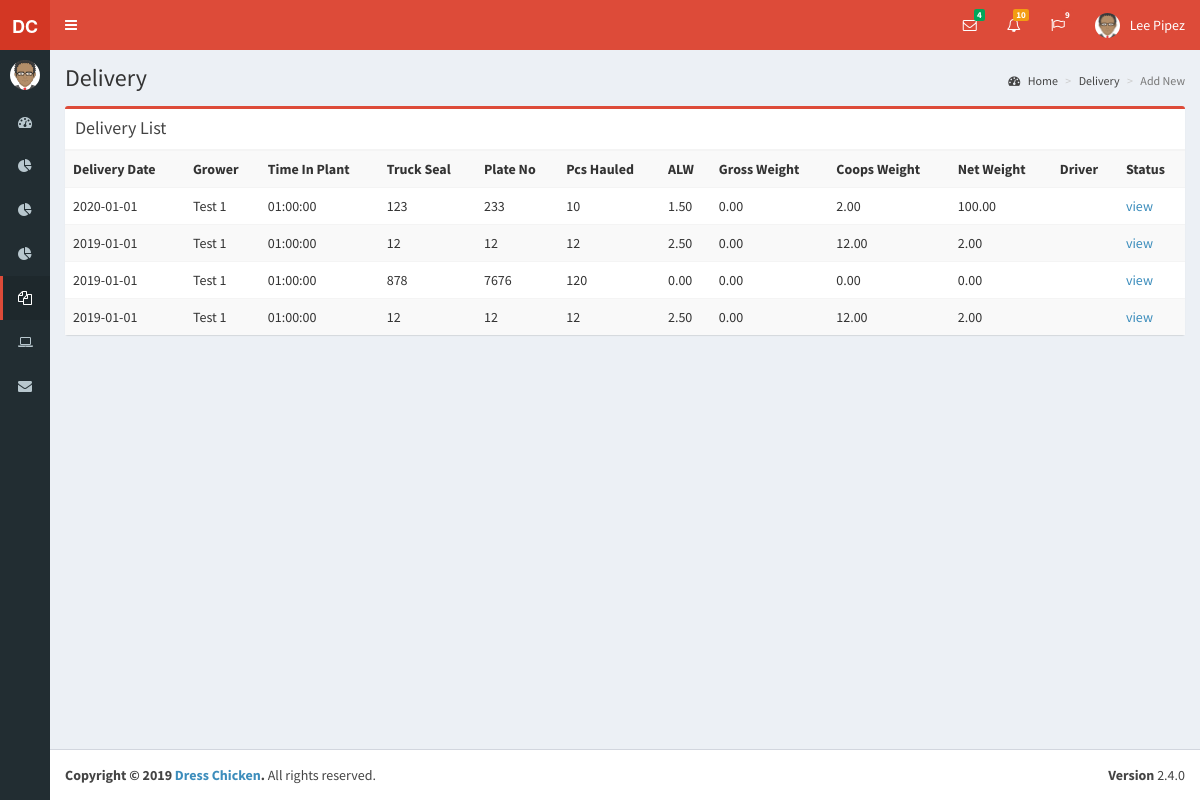
/pages/list_delivery.php (signed in), run on an earlier commit of the app's database.
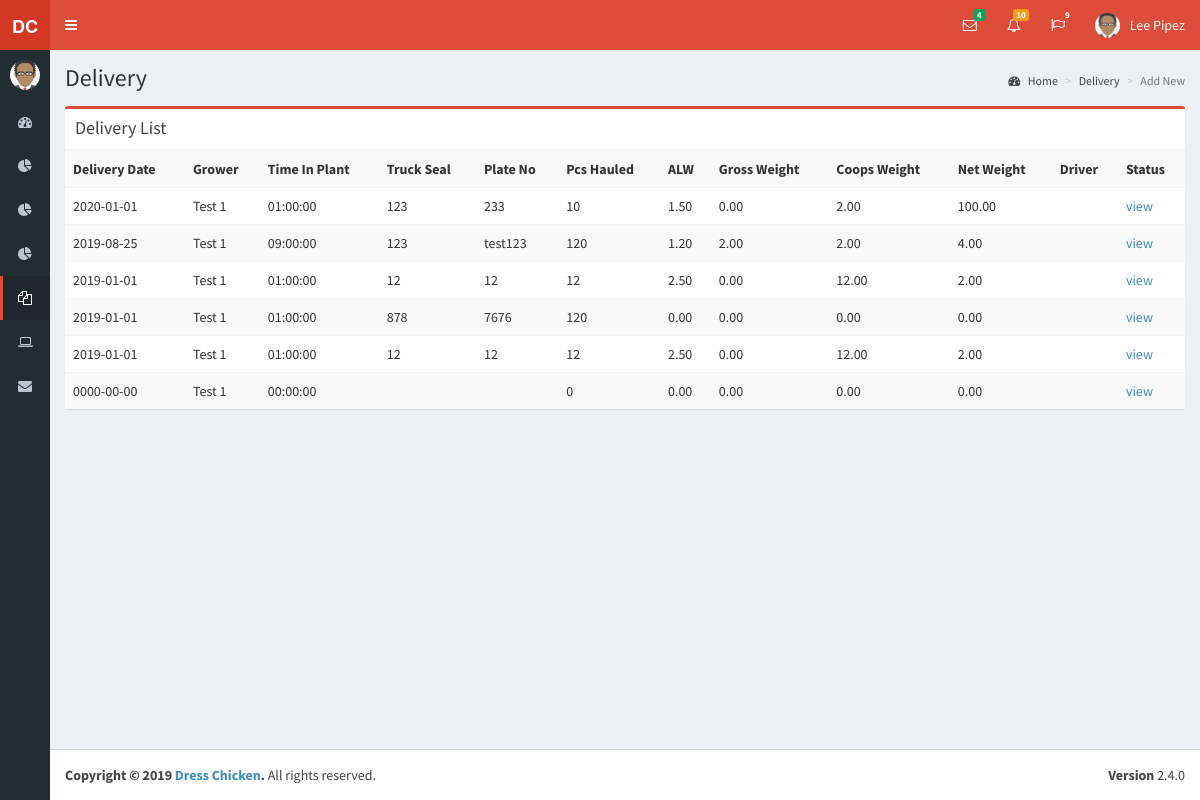
And on a later commit of the database.
### tables this page shows
CREATE TABLE `delivery` (
  `delivery_id` int(11) NOT NULL,
  `truck_seal` varchar(50) NOT NULL,
  `tripno` int(11) NOT NULL,
  `noofcrew` int(11) NOT NULL,
  `timeoutfarm` time NOT NULL,
  `pcshauled` int(11) NOT NULL,
  `houseno` int(11) NOT NULL,
  `farmchecker` varchar(50) NOT NULL,
  `feed` datetime NOT NULL,
  `timeweighed` timestamp NOT NULL DEFAULT CURRENT_TIMESTAMP ON UPDATE CURRENT_TIMESTAMP,
  `alw` decimal(10,2) NOT NULL,
  `weigher` varchar(50) NOT NULL,
  `birdspercoop` int(11) NOT NULL,
  `coopswocover` int(11) NOT NULL,
  `timeinplant` time NOT NULL,
  `grower_id` int(11) NOT NULL,
  `timeinfarm` time NOT NULL,
  `loadstart` time NOT NULL,
  `loadfinish` time NOT NULL,
  `plateno` varchar(30) NOT NULL,
  `preparedby` varchar(50) NOT NULL,
  `delivery_date` date NOT NULL,
  `gross_weight` decimal(10,2) NOT NULL,
  `coops_weight` decimal(10,2) NOT NULL,
  `net_weight` decimal(10,2) NOT NULL,
  `doa_pcs` int(11) NOT NULL,
  `doa_weight` decimal(10,2) NOT NULL,
  `driver` varchar(30) NOT NULL
);

CREATE TABLE `grower` (
  `grower_id` int(11) NOT NULL,
  `grower_name` varchar(100) NOT NULL,
  `grower_address` varchar(100) NOT NULL,
  `grower_contact` varchar(30) NOT NULL
);

### pages/list_delivery.php (the view, shortened to what this page needs)
<!DOCTYPE html>
<html>
<?php include "../dist/includes/head.php";?>
<body class="hold-transition skin-red sidebar-collapse sidebar-mini">
<div class="wrapper">
  <?php include "../dist/includes/header.php";?>
  <?php include "../dist/includes/aside.php";?>
  <div class="content-wrapper">
    <section class="content-header">
      <h1>
        Delivery
      </h1>
      <ol class="breadcrumb">
        <li><a href="#"><i class="fa fa-dashboard"></i> Home</a></li>
        <li><a href="#">Delivery</a></li>
        <li class="active">Add New</li>
      </ol>
    </section>
    <section class="content">
      <div class="row">
        <div class="col-md-12">
          <div class="box box-danger">
            <div class="box-header with-border">
              <h3 class="box-title">Delivery List</h3>
            </div>
            <table class="table table-striped">
                <tbody><tr>
                  <th>Delivery Date</th>
                  <th>Grower</th>
                  <th>Time In Plant</th>
                  <th>Truck Seal</th>
                  <th>Plate No</th>
                  <th>Pcs Hauled</th>
                  <th>ALW</th>
                  <th>Gross Weight</th>
                  <th>Coops Weight</th>
                  <th>Net Weight</th>
                  <th>Driver</th>
                  <th>Status</th>
                </tr>
      <?php
       include('../dist/includes/dbcon.php');
        $query=mysqli_query($con,"select * from delivery natural join grower order by delivery_date DESC")or die(mysqli_error());
          while($row=mysqli_fetch_array($query)){
      ?>
                <tr>
                  <td><?php echo $row['delivery_date'];?></td>
                  <td><?php echo $row['grower_name'];?></td>
                  <td><?php echo $row['timeinplant'];?></td>
                  <td><?php echo $row['truck_seal'];?></td>
                  <td><?php echo $row['plateno'];?></td>
                  <td><?php echo $row['pcshauled'];?></td>
                  <td><?php echo $row['alw'];?></td>
                  <td><?php echo $row['gross_weight'];?></td>
                  <td><?php echo $row['coops_weight'];?></td>
                  <td><?php echo $row['net_weight'];?></td>
                  <td><?php echo $row['driver'];?></td>
                  <td><a href="view_delivery.php?id=<?php echo $row['delivery_id'];?>" class="small-box-footer">view</a></td>
                </tr>
      <?php }?>
              </tbody></table>
          </div>
        </div>
    </div>
    </section>
  </div>
  <?php include "../dist/includes/footer.php";?>
</div>
</body>
</html>

### dist/includes/head.php (shortened to what this page needs)
<head>
  <link rel="stylesheet" href="../bower_components/bootstrap-daterangepicker/daterangepicker.css">
  <link rel="stylesheet" href="../bower_components/bootstrap-datepicker/dist/css/bootstrap-datepicker.min.css">
  <link rel="stylesheet" href="../bower_components/bootstrap/dist/css/bootstrap.min.css">
   <link rel="stylesheet" href="../bower_components/bootstrap/dist/css/bootstrap.min.css">
  <link rel="stylesheet" href="../bower_components/font-awesome/css/font-awesome.min.css">
  <link rel="stylesheet" href="../bower_components/Ionicons/css/ionicons.min.css">
  <link rel="stylesheet" href="../bower_components/bootstrap-daterangepicker/daterangepicker.css">
  <link rel="stylesheet" href="../bower_components/bootstrap-datepicker/dist/css/bootstrap-datepicker.min.css">
  <link rel="stylesheet" href="../plugins/iCheck/all.css">
  <link rel="stylesheet" href="../bower_components/bootstrap-colorpicker/dist/css/bootstrap-colorpicker.min.css">
  <link rel="stylesheet" href="../plugins/timepicker/bootstrap-timepicker.min.css">
  <link rel="stylesheet" href="../bower_components/select2/dist/css/select2.min.css">
  <link rel="stylesheet" href="../dist/css/AdminLTE.min.css">
  <link rel="stylesheet" href="../dist/css/skins/_all-skins.min.css">
  <link rel="stylesheet" href="../bower_components/font-awesome/css/font-awesome.min.css">
  <link rel="stylesheet" href="../bower_components/Ionicons/css/ionicons.min.css">
  <link rel="stylesheet" href="../dist/css/AdminLTE.min.css">
  <link rel="stylesheet" href="../dist/css/skins/_all-skins.min.css">
</head>

### dist/includes/header.php (shortened to what this page needs)
<header class="main-header">
    <a href="../../index2.html" class="logo">
      <span class="logo-mini"><b>DC</b></span>
    </a>
    <nav class="navbar navbar-static-top">
      <a href="#" class="sidebar-toggle" data-toggle="push-menu" role="button">
      </a>
      <div class="navbar-custom-menu">
        <ul class="nav navbar-nav">
          <li class="dropdown messages-menu">
            <a href="#" class="dropdown-toggle" data-toggle="dropdown">
              <i class="fa fa-envelope-o"></i>
              <span class="label label-success">4</span>
            </a>
          </li>
          <li class="dropdown notifications-menu">
            <a href="#" class="dropdown-toggle" data-toggle="dropdown">
              <i class="fa fa-bell-o"></i>
              <span class="label label-warning">10</span>
            </a>
          </li>
          <li class="dropdown tasks-menu">
            <a href="#" class="dropdown-toggle" data-toggle="dropdown">
              <i class="fa fa-flag-o"></i>
              <span class="label label-danger">9</span>
            </a>
          </li>
          <li class="dropdown user user-menu">
            <a href="#" class="dropdown-toggle" data-toggle="dropdown">
              <img src="../dist/img/avatar.png" class="user-image" alt="User Image">
              <span class="hidden-xs"><?php echo $_SESSION['name'];?></span>
            </a>
          </li>
        </ul>
      </div>
    </nav>
  </header>

### dist/includes/aside.php (shortened to what this page needs)
<aside class="main-sidebar">
    <section class="sidebar">
      <div class="user-panel">
        <div class="pull-left image">
          <img src="../dist/img/avatar.png" class="img-circle" alt="User Image">
        </div>
      </div>
      <ul class="sidebar-menu" data-widget="tree">
        <li class="treeview">
          <a href="index.php">
            <i class="fa fa-dashboard"></i> <span>Dashboard</span>
          </a>
        </li>
        <li class="treeview">
          <a href="#">
            <i class="fa fa-pie-chart"></i>
          </a>
        </li>
        <li class="treeview">
          <a href="#">
            <i class="fa fa-pie-chart"></i>
          </a>
        </li>
        <li class="treeview">
          <a href="#">
            <i class="fa fa-pie-chart"></i>
          </a>
        </li>
        <li class="treeview active">
          <a href="#">
            <i class="fa fa-files-o"></i>
          </a>
        </li>
        <li class="treeview">
          <a href="#">
            <i class="fa fa-laptop"></i>
          </a>
        </li>
        <li>
          <a href="history.php">
            <i class="fa fa-envelope"></i> <span>History Log</span>
          </a>
        </li>
    </section>
  </aside>

### dist/includes/footer.php
<footer class="main-footer">
    <div class="pull-right hidden-xs">
      <b>Version</b> 2.4.0
    </div>
    <strong>Copyright &copy; 2019 <a href="https://adminlte.io">Dress Chicken</a>.</strong> All rights
    reserved.
  </footer>

What changed in the data, as far as the page shows it:
added delivery: delivery_date "2019-08-25", grower.grower_name "Test 1", timeinplant "09:00:00", truck_seal "123", plateno "test123", pcshauled "120", alw "1.20", gross_weight "2.00", coops_weight "2.00", net_weight "4.00"
added delivery: delivery_date "0000-00-00", grower.grower_name "Test 1", timeinplant "00:00:00", pcshauled "0", alw "0.00", gross_weight "0.00", coops_weight "0.00", net_weight "0.00"
